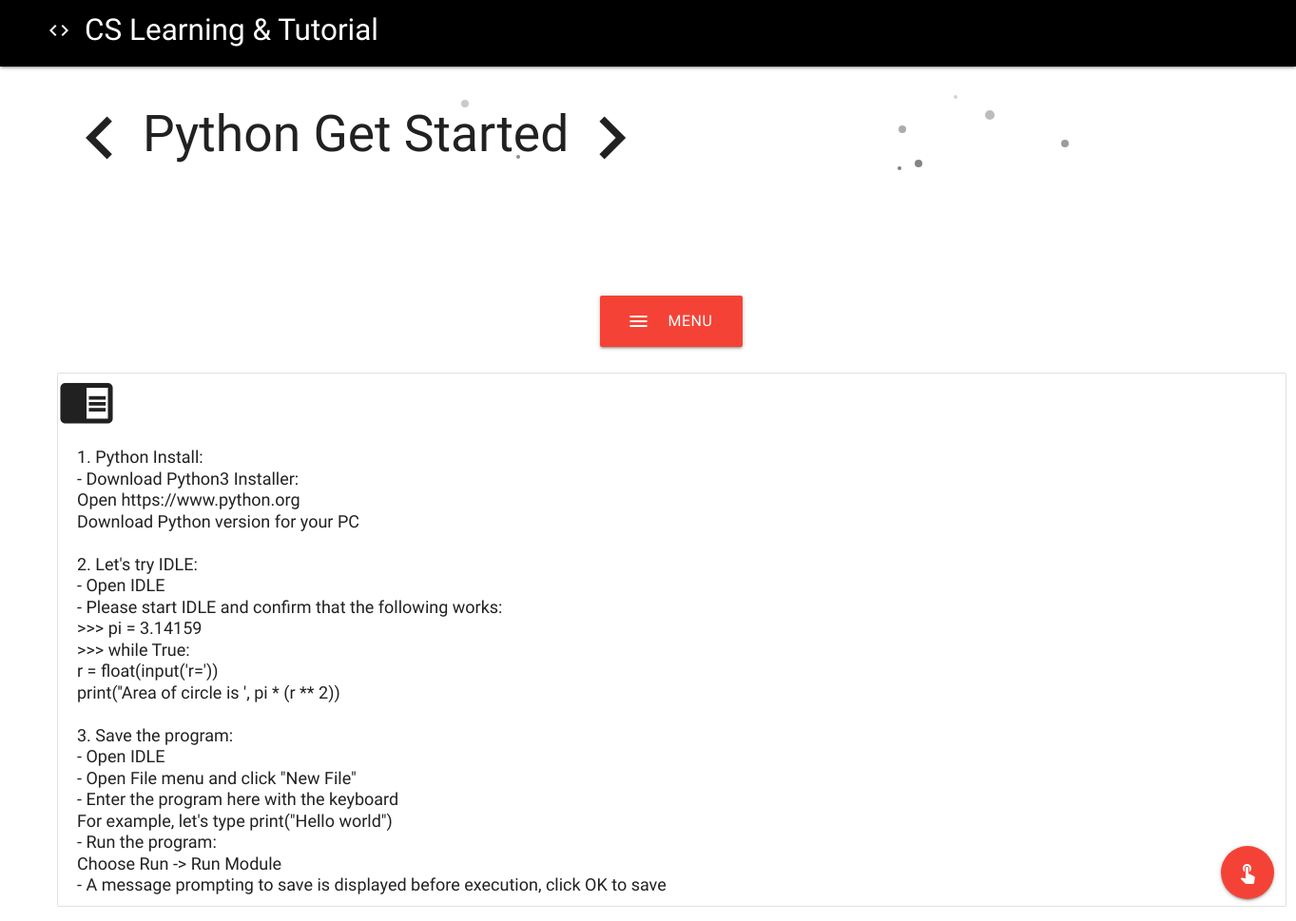
/lesson/1/, run on the app's committed database.
### learnCS/models.py (models this page shows)
class Lesson(models.Model):
    title = models.CharField(max_length=256)
    content = models.TextField()
    course = models.ForeignKey(Course,related_name='lessons',on_delete = models.CASCADE)

### learnCS/views.py (the view)
# urls.py: path(r'lesson/<int:lesson_id>/',views.detail, name='detail'),
def detail(request, lesson_id):
    lesson = Lesson.objects.get(pk=lesson_id)
    data_dictionary = {'lesson':lesson}
    return render(request,'learncs/user/detail.html',data_dictionary)

### learnCS/templates/learncs/user/detail.html (shortened to what this page needs)
{% load static %}
<!DOCTYPE html>
<html>
<head>
    <link rel="stylesheet" href="{% static 'css/style.css' %}">
    <link rel="stylesheet" href="{% static 'css/materialize.min.css' %}">
</head>
<body id="home">
    <div class="header navbar-fixed">
        <nav class="nav-wraper black" role="navigation">
            <div class="nav-wrapper">
            <a id="logo-container" href="{% url 'homepage' %}" class="brand-logo logo">
                <i class="material-icons">code</i> CS Learning & Tutorial
            </a>
            </div>
        </nav>
    </div>
    <div id="wrapper-general" style="margin-left: 30px; width: 35cm;">
    <h2 class="bubbles"><i class="large material-icons" style="vertical-align: middle;">chevron_left</i>{{ lesson.title | linebreaksbr }}<i class="large material-icons" style="vertical-align: middle;">chevron_right</i></h2>
    <div id="wrapper">
        <div class="row">
            <div class="container">
                <a href="#" data-target="slide-out" class="waves-effect waves-light btn-large sidenav-trigger red" ><i id="redbutton" class="material-icons left">menu</i>Menu out the <br></a>
            </div>
        </div>
    </div>
    <ul class="collection" style="font-size:18px;">
        <i class="medium material-icons">chrome_reader_mode</i>
        <li class="collection-item">{{lesson.content | linebreaksbr}}</li>
    </ul>
    </div>
    <div class="fixed-action-btn">
        <a class="btn-floating btn-large red">
          <i class="large material-icons">touch_app</i>
        </a>
    </div>
</body>
</html>

### learnCS/static/css/style.css (style rules this page uses)
body { overflow-x: hidden; }
#wrapper-general { padding-left: 30px; padding-top: 0px; margin-left: 30px; }
#wrapper-general a { font-size: 25px; }
nav { margin: auto; color: white; font-size: 40px; float: right; }
a.brand-logo { color: white; font-display: middle; margin-left: 20px; }
a { color: black; }
#wrapper { display: -webkit-box; display: -ms-flexbox; display: flex; }
body { font-family: 'Exo 2', sans-serif; }
.sidenav-trigger { color: white; margin-top: 100px; }
nav .logo { margin-left: 50px; }
.nav-wraper.black { height: 70px; }
#wrapper a { font-size: 16px; }
.bubbles { display: inline-block; position: relative; text-align: center; }

### data on the page
Lesson: title "Python Get Started", content "1. Python Install: - Download Python3 Installer: Open https://www.python.org Download Python version for your PC 2. Let's try IDLE: - Open IDLE - Please start IDLE and confirm that the following works: >>> pi = 3.14159 >>> while True: r = float(input('r=')) print(''Area of circle is ', pi * (r ** 2)) 3. Save the program: - Open IDLE - Open File menu and click \"New File\" - Enter the program here with the keyboard For example, let's type print(\"Hello world\") - Run the program: Choose Run -> Run Module - A message prompting to save is displayed before execution, click OK to save"
